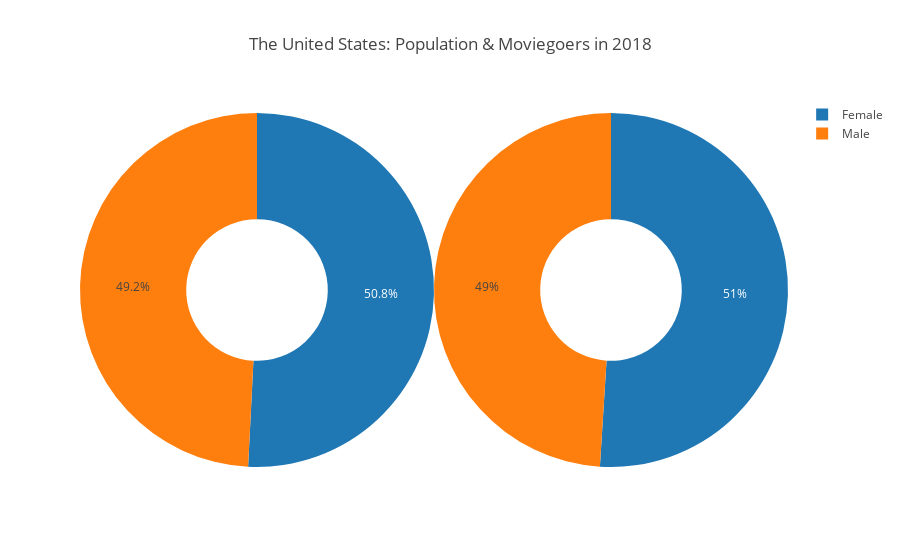

The cell this chart's notebook holds for it:
### Markdown cell above
## III. Gender Distribution in the U.S. population, movie goers, and the entertainment industry

### Code cell
fig = {
    "data": [
        {
            "values": [49.2, 50.8],
            "labels": ["Male", "Female"],
            "name": "U.S. Population, according to Census Bureau",
            "hole": 0.4,
            "type": "pie",
            "domain": {"x": [0, 0.5]}
        },
        {
            "values": [49, 51],
            "labels": ["Male", "Female"],
            "name": "U.S. Moviegoers, according to MPAA",
            "hole": 0.4,
            "type": "pie",
            "domain": {"x": [0.5, 1]}
        }
    ],
    "layout": {
        "title": "The United States: Population & Moviegoers in 2018"
    }
}

iplot(fig)

### Figure 1 — Plotly figure (JSON) as saved in the notebook; plotly's stock layout.template omitted (floating-point values rounded to 4 significant figures)
{"data": [{"domain": {"x": [0, 0.5]}, "hole": 0.4, "labels": ["Male", "Female"], "name": "U.S. Population, according to Census Bureau", "type": "pie", "uid": "c1ee2387-fee8-4aa9-8f88-e4832ec9d2b8", "values": [49.2, 50.8]}, {"domain": {"x": [0.5, 1]}, "hole": 0.4, "labels": ["Male", "Female"], "name": "U.S. Moviegoers, according to MPAA", "type": "pie", "uid": "2307fa00-ed65-4ec0-9440-ff35b1ef1a81", "values": [49, 51]}], "layout": {"autosize": true, "title": {"text": "The United States: Population & Moviegoers in 2018"}}}
